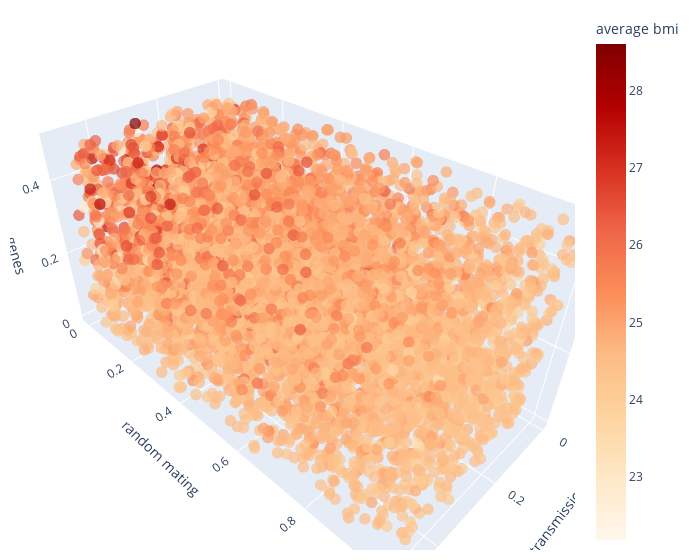

Here is the notebook cell this chart was saved with:
### Markdown cell above
## BMI

### Code cell
ef = Sensitivity(problem, df['average_bmi'], X)
ef.score('efast')
ef.plot(save=True, filepath= plots_path + 'snp-vt-efast-average-bmi.pdf',
    move=True, moving_path= '../manuscript/plots/')
ef.plot3D(labels={'outcome':'average bmi', 'y':'random mating', 'x':'vertical transmission', 'z':'genes'})

### Figure 1 — Plotly figure (JSON) as saved in the notebook; plotly's stock layout.template omitted (floating-point values rounded to 4 significant figures; data arrays with more than 128 entries replaced by an {"elided": "..."} marker saying what was removed)
{"data": [{"hovertemplate": "p_vertical_trans_variance=%{x}<br>p_random_mating=%{y}<br>p_genetic_variance=%{z}<br>average_bmi=%{marker.color}<extra></extra>", "legendgroup": "", "marker": {"color": {"elided": "6000 float values"}, "coloraxis": "coloraxis", "opacity": 0.7, "size": 4, "symbol": "circle"}, "mode": "markers", "name": "", "scene": "scene", "showlegend": false, "type": "scatter3d", "x": {"elided": "6000 float values"}, "y": {"elided": "6000 float values"}, "z": {"elided": "6000 float values"}}], "layout": {"coloraxis": {"colorbar": {"title": {"text": "average bmi"}}, "colorscale": [[0, "rgb(255,247,236)"], [0.125, "rgb(254,232,200)"], [0.25, "rgb(253,212,158)"], [0.375, "rgb(253,187,132)"], [0.5, "rgb(252,141,89)"], [0.625, "rgb(239,101,72)"], [0.75, "rgb(215,48,31)"], [0.875, "rgb(179,0,0)"], [1, "rgb(127,0,0)"]]}, "legend": {"tracegroupgap": 0}, "margin": {"b": 10, "l": 10, "r": 20, "t": 10}, "scene": {"domain": {"x": [0, 1], "y": [0, 1]}, "xaxis": {"title": {"text": "vertical transmission"}}, "yaxis": {"title": {"text": "random mating"}}, "zaxis": {"title": {"text": "genes"}}}, "width": 700}}
